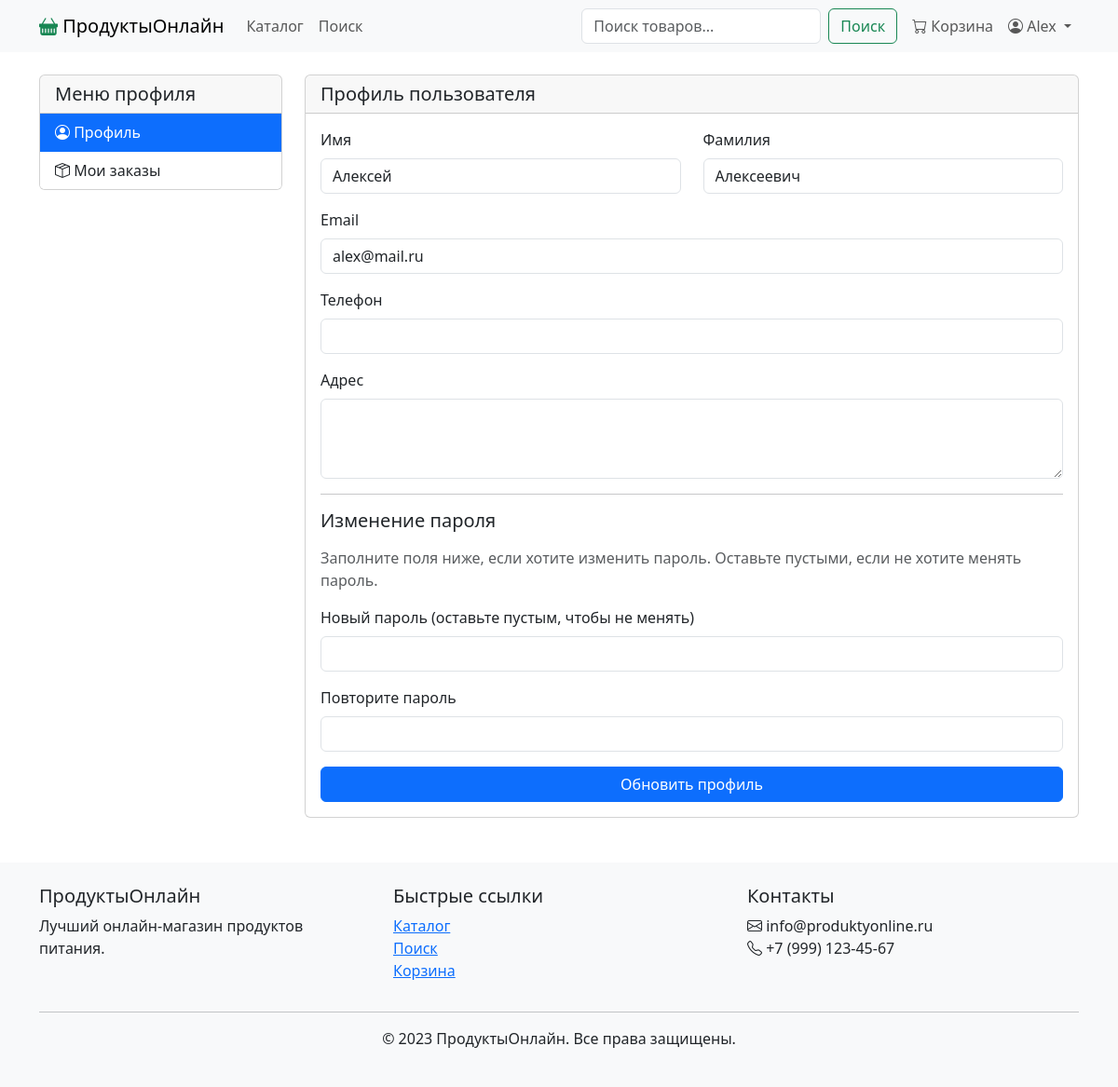
/auth/profile (signed in), run on the app's committed database.
### app/models/user.py (models this page shows, shortened)
class User(UserMixin, db.Model):
    id = db.Column(db.Integer, primary_key=True)
    username = db.Column(db.String(64), unique=True, index=True)
    email = db.Column(db.String(120), unique=True, index=True)
    password_hash = db.Column(db.String(128))
    first_name = db.Column(db.String(64))
    last_name = db.Column(db.String(64))
    phone = db.Column(db.String(20))
    address = db.Column(db.String(256))
    created_at = db.Column(db.DateTime, default=datetime.utcnow)
    orders = db.relationship('Order', backref='user', lazy='dynamic')

### app/auth/routes.py (the view, shortened to what this page needs)
@auth_bp.route('/profile', methods=['GET', 'POST'])
@login_required
def profile():
    form = ProfileForm(obj=current_user)
    return render_template('auth/profile.html', form=form)

### app/auth/forms.py (shortened to what this page needs)
class ProfileForm(FlaskForm):
    first_name = StringField('Имя', validators=[DataRequired(), Length(max=64)])
    last_name = StringField('Фамилия', validators=[DataRequired(), Length(max=64)])
    email = StringField('Email', validators=[DataRequired(), Email()])
    phone = StringField('Телефон', validators=[Length(max=20)])
    address = TextAreaField('Адрес', validators=[Length(max=256)])
    password = PasswordField('Новый пароль (оставьте пустым, чтобы не менять)')
    password2 = PasswordField('Повторите пароль', validators=[EqualTo('password')])
    submit = SubmitField('Обновить профиль')
    def __init__(self, *args, **kwargs):
        super(ProfileForm, self).__init__(*args, **kwargs)
        self.original_email = kwargs.get('obj', None).email if 'obj' in kwargs else None

### app/auth/routes.py (called while the page is built)
@login_manager.user_loader
def load_user(id):
    return User.query.get(int(id))

### app/templates/auth/profile.html (shortened to what this page needs)
{% extends "base.html" %}
{% block content %}
<div class="row">
    <div class="col-md-3">
        <div class="card mb-4">
            <div class="card-header">
                <h5 class="mb-0">Меню профиля</h5>
            </div>
            <div class="list-group list-group-flush">
                <a href="{{ url_for('auth.profile') }}" class="list-group-item list-group-item-action active">
                    <i class="bi bi-person-circle"></i> Профиль
                </a>
                <a href="{{ url_for('order.order_list') }}" class="list-group-item list-group-item-action">
                    <i class="bi bi-box-seam"></i> Мои заказы
                </a>
            </div>
        </div>
    </div>
    <div class="col-md-9">
        <div class="card">
            <div class="card-header">
                <h5 class="mb-0">Профиль пользователя</h5>
            </div>
            <div class="card-body">
                <form method="post" action="{{ url_for('auth.profile') }}">
                    <div class="row mb-3">
                        <div class="col-md-6">
                            {{ form.first_name.label(class="form-label") }}
                            {{ form.first_name(class="form-control") }}
                        </div>
                        <div class="col-md-6">
                            {{ form.last_name.label(class="form-label") }}
                            {{ form.last_name(class="form-control") }}
                        </div>
                    </div>
                    <div class="mb-3">
                        {{ form.email.label(class="form-label") }}
                        {{ form.email(class="form-control") }}
                    </div>
                    <div class="mb-3">
                        {{ form.phone.label(class="form-label") }}
                        {{ form.phone(class="form-control") }}
                    </div>
                    <div class="mb-3">
                        {{ form.address.label(class="form-label") }}
                        {{ form.address(class="form-control", rows=3) }}
                    </div>
                    <hr>
                    <h5 class="mb-3">Изменение пароля</h5>
                    <p class="text-muted mb-3">Заполните поля ниже, если хотите изменить пароль. Оставьте пустыми, если не хотите менять пароль.</p>
                    <div class="mb-3">
                        {{ form.password.label(class="form-label") }}
                        {{ form.password(class="form-control") }}
                    </div>
                    <div class="mb-3">
                        {{ form.password2.label(class="form-label") }}
                        {{ form.password2(class="form-control") }}
                    </div>
                    <div class="d-grid gap-2">
                        {{ form.submit(class="btn btn-primary") }}
                    </div>
                </form>
            </div>
        </div>
    </div>
</div>
{% endblock %}

### app/templates/base.html (shortened to what this page needs)
<!DOCTYPE html>
<html lang="ru">
<head>
    <link href="https://cdn.jsdelivr.net/npm/bootstrap@5.3.0/dist/css/bootstrap.min.css" rel="stylesheet">
    <link rel="stylesheet" href="https://cdn.jsdelivr.net/npm/bootstrap-icons@1.11.0/font/bootstrap-icons.css">
    <link rel="stylesheet" href="{{ url_for('static', filename='css/style.css') }}">
</head>
<body>
    <nav class="navbar navbar-expand-lg navbar-light bg-light">
        <div class="container">
            <a class="navbar-brand" href="{{ url_for('catalog.index') }}">
                <i class="bi bi-basket-fill text-success"></i> ПродуктыОнлайн
            </a>
            <div class="collapse navbar-collapse" id="navbarNav">
                <ul class="navbar-nav me-auto">
                    <li class="nav-item">
                        <a class="nav-link" href="{{ url_for('catalog.index') }}">Каталог</a>
                    </li>
                    <li class="nav-item">
                        <a class="nav-link" href="{{ url_for('catalog.search') }}">Поиск</a>
                    </li>
                </ul>
                <form class="d-flex me-2" action="{{ url_for('catalog.search') }}">
                    <input class="form-control me-2" type="search" name="q" placeholder="Поиск товаров..." aria-label="Search">
                    <button class="btn btn-outline-success" type="submit">Поиск</button>
                </form>
                <ul class="navbar-nav">
                    {% if current_user.is_authenticated %}
                    <li class="nav-item">
                        <a class="nav-link" href="{{ url_for('cart.index') }}">
                            <i class="bi bi-cart"></i> Корзина
                        </a>
                    </li>
                    <li class="nav-item dropdown">
                        <a class="nav-link dropdown-toggle" href="#" id="navbarDropdown" role="button" data-bs-toggle="dropdown" aria-expanded="false">
                            <i class="bi bi-person-circle"></i> {{ current_user.username }}
                        </a>
                    </li>
                    {% endif %}
                </ul>
            </div>
        </div>
    </nav>
    <div class="container mt-4">
        {% block content %}{% endblock %}
    </div>
    <footer class="bg-light mt-5 py-4">
        <div class="container">
            <div class="row">
                <div class="col-md-4">
                    <h5>ПродуктыОнлайн</h5>
                    <p>Лучший онлайн-магазин продуктов питания.</p>
                </div>
                <div class="col-md-4">
                    <h5>Быстрые ссылки</h5>
                    <ul class="list-unstyled">
                        <li><a href="{{ url_for('catalog.index') }}">Каталог</a></li>
                        <li><a href="{{ url_for('catalog.search') }}">Поиск</a></li>
                        <li><a href="{{ url_for('cart.index') }}">Корзина</a></li>
                    </ul>
                </div>
                <div class="col-md-4">
                    <h5>Контакты</h5>
                    <p>
                        <i class="bi bi-envelope"></i> info@produktyonline.ru<br>
                        <i class="bi bi-telephone"></i> +7 (999) 123-45-67
                    </p>
                </div>
            </div>
            <hr>
            <p class="text-center">© 2023 ПродуктыОнлайн. Все права защищены.</p>
        </div>
    </footer>
</body>
</html>

### app/static/css/style.css (style rules this page uses)
body { min-height: 100vh; display: flex; flex-direction: column; }
footer { margin-top: auto; }

### data on the page
User: username "Alex", first_name "Алексей", last_name "Алексеевич", email "alex@mail.ru"
